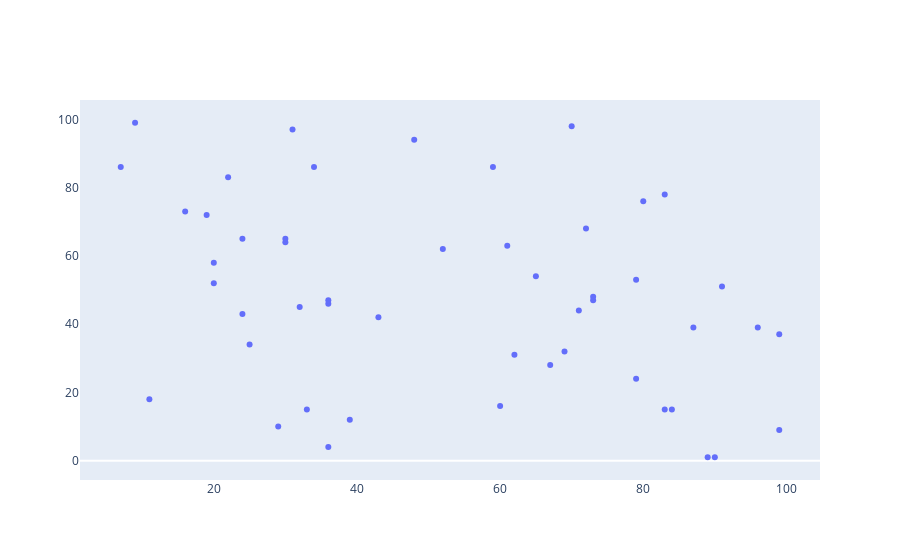

Notebook source saved alongside this figure:
### Code cell
random_x = np.random.randint(1, 100, 50)
random_y = np.random.randint(1, 100, 50)

data = [go.Scatter(
                   x = random_x, 
                   y = random_y, 
                   mode = 'markers'
                  )
       ]

layout = go.Layout(
                   xaxis = dict(showgrid = False, 
                                showline = False,
                               ),
                   yaxis = dict(showgrid = False, 
                                showline = False,
                               ),
                   )

fig = go.Figure(data = data, layout = layout)
iplot(fig)

### Figure 1 — Plotly figure (JSON) as saved in the notebook; plotly's stock layout.template omitted (floating-point values rounded to 4 significant figures)
{"data": [{"mode": "markers", "type": "scatter", "x": [16, 11, 39, 43, 59, 80, 83, 22, 36, 79, 29, 69, 34, 99, 91, 96, 24, 83, 84, 71, 30, 87, 31, 20, 9, 32, 33, 24, 72, 90, 73, 25, 73, 7, 52, 36, 20, 89, 65, 99, 19, 36, 60, 61, 67, 79, 30, 48, 70, 62], "y": [73, 18, 12, 42, 86, 76, 15, 83, 46, 53, 10, 32, 86, 9, 51, 39, 65, 78, 15, 44, 64, 39, 97, 52, 99, 45, 15, 43, 68, 1, 48, 34, 47, 86, 62, 4, 58, 1, 54, 37, 72, 47, 16, 63, 28, 24, 65, 94, 98, 31]}], "layout": {"xaxis": {"showgrid": false, "showline": false}, "yaxis": {"showgrid": false, "showline": false}}}
